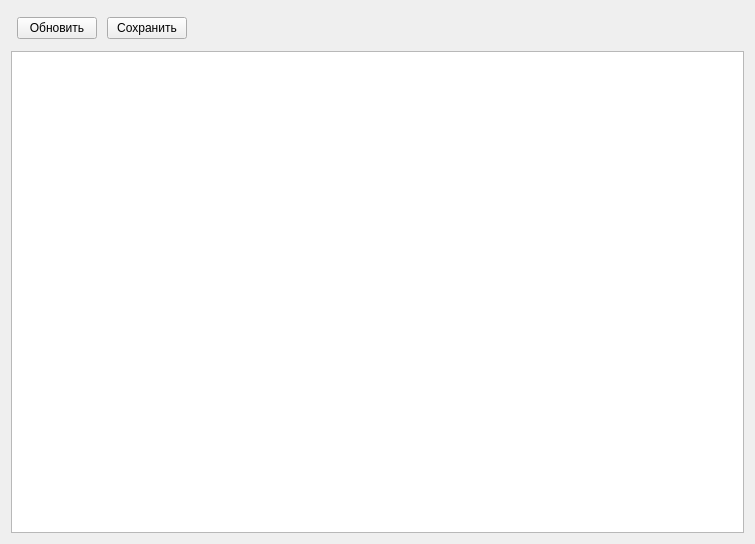
<?xml version="1.0" encoding="UTF-8"?>
<ui version="4.0">
 <class>DB_View_Form</class>
 <widget class="QWidget" name="DB_View_Form">
  <property name="geometry">
   <rect>
    <x>0</x>
    <y>0</y>
    <width>755</width>
    <height>544</height>
   </rect>
  </property>
  <property name="windowTitle">
   <string>Просморт БД</string>
  </property>
  <layout class="QVBoxLayout" name="verticalLayout_2">
   <item>
    <layout class="QHBoxLayout" name="horizontalLayout">
     <property name="spacing">
      <number>10</number>
     </property>
     <property name="sizeConstraint">
      <enum>QLayout::SetMinimumSize</enum>
     </property>
     <property name="leftMargin">
      <number>6</number>
     </property>
     <property name="topMargin">
      <number>6</number>
     </property>
     <property name="rightMargin">
      <number>6</number>
     </property>
     <property name="bottomMargin">
      <number>6</number>
     </property>
     <item>
      <widget class="QPushButton" name="refreshBtn">
       <property name="text">
        <string>Обновить</string>
       </property>
      </widget>
     </item>
     <item>
      <widget class="QPushButton" name="save_all_btn">
       <property name="text">
        <string>Сохранить</string>
       </property>
      </widget>
     </item>
     <item>
      <spacer name="horizontalSpacer">
       <property name="orientation">
        <enum>Qt::Horizontal</enum>
       </property>
       <property name="sizeHint" stdset="0">
        <size>
         <width>40</width>
         <height>20</height>
        </size>
       </property>
      </spacer>
     </item>
    </layout>
   </item>
   <item>
    <layout class="QVBoxLayout" name="verticalLayout">
     <item>
      <widget class="QTableView" name="tableView"/>
     </item>
    </layout>
   </item>
  </layout>
 </widget>
 <resources/>
 <connections/>
</ui>
